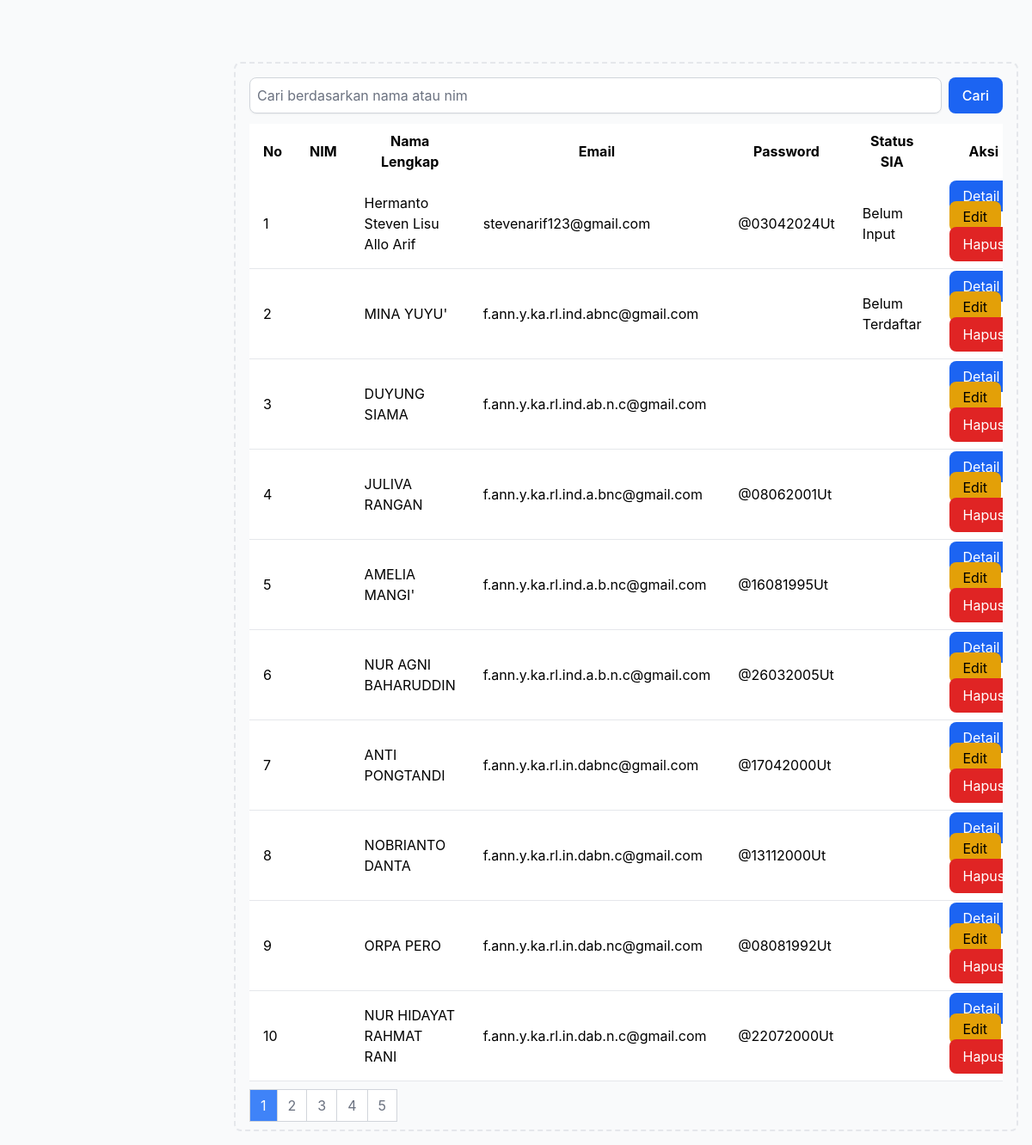
Before: /admin/data_mahasiswa/index.php (signed in) with the older database file.
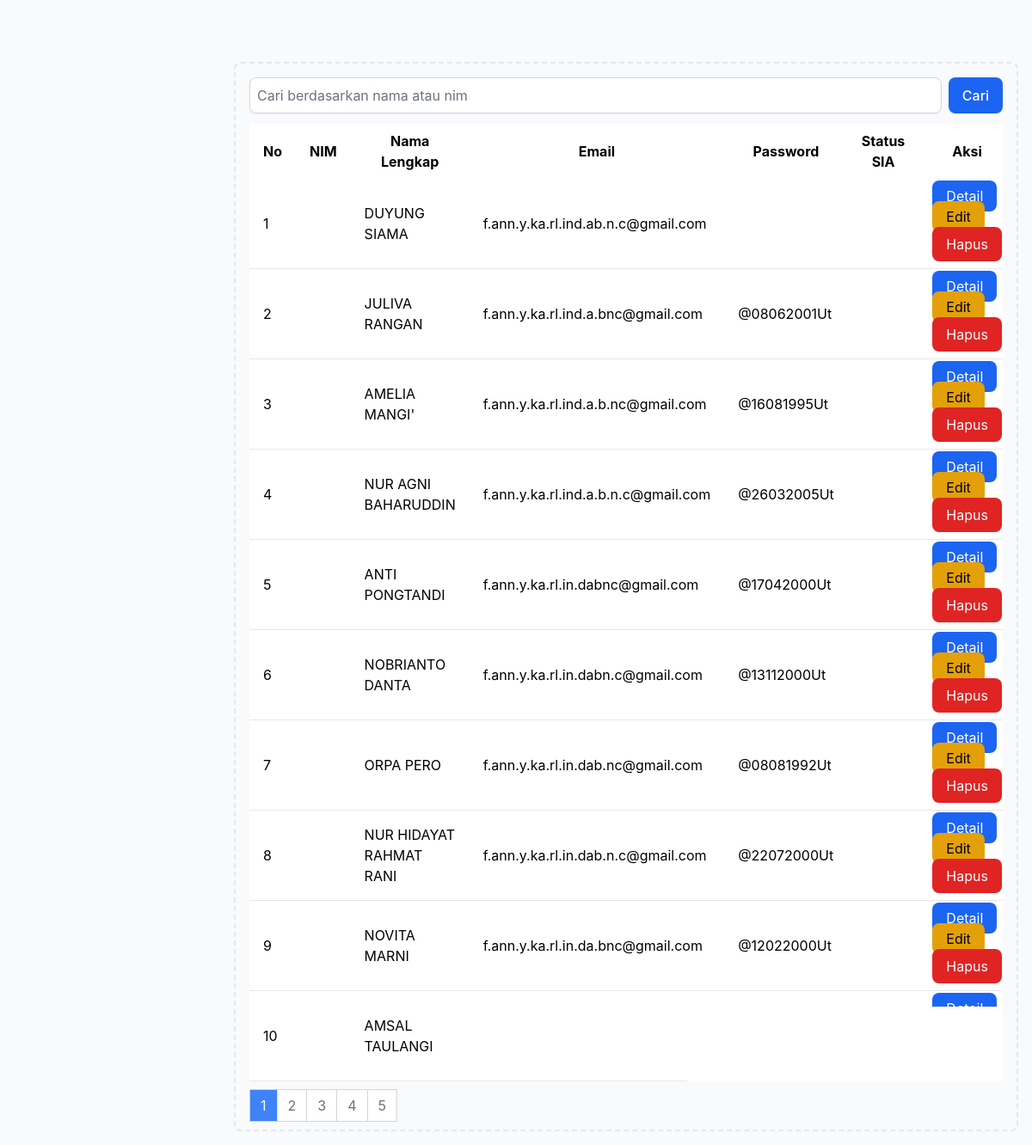
After: the same page with the newer database file.
### tables this page shows
CREATE TABLE `mahasiswa` (
  `No` int(11) NOT NULL AUTO_INCREMENT,
  `Nim` text NOT NULL,
  `JalurProgram` enum('RPL','Reguler') NOT NULL,
  `NamaLengkap` varchar(100) NOT NULL,
  `TempatLahir` varchar(50) DEFAULT NULL,
  `TanggalLahir` date DEFAULT NULL,
  `NamaIbuKandung` varchar(100) DEFAULT NULL,
  `NIK` varchar(16) DEFAULT NULL,
  `Jurusan` varchar(50) DEFAULT NULL,
  `NomorHP` varchar(15) DEFAULT NULL,
  `Email` varchar(255) DEFAULT NULL,
  `Password` varchar(20) NOT NULL,
  `Agama` varchar(20) NOT NULL,
  `JenisKelamin` varchar(20) NOT NULL,
  `StatusPerkawinan` varchar(20) NOT NULL,
  `NomorHPAlternatif` varchar(15) DEFAULT NULL,
  `NomorIjazah` varchar(20) DEFAULT NULL,
  `TahunIjazah` year(4) DEFAULT NULL,
  `NISN` varchar(10) DEFAULT NULL,
  `LayananPaketSemester` varchar(20) NOT NULL,
  `DiInputOleh` varchar(50) DEFAULT NULL,
  `DiInputPada` datetime DEFAULT current_timestamp(),
  `DiEditPada` datetime NOT NULL DEFAULT current_timestamp(),
  `STATUS_INPUT_SIA` varchar(50) NOT NULL,
  PRIMARY KEY (`No`),
  UNIQUE KEY `NIK` (`NIK`)
);

### admin/data_mahasiswa/index.php (the view, shortened to what the changed rows need)
<?php
require_once "../koneksi.php";
$keyword = "";
$mahasiswa = [];
$jumlah_data_per_halaman = isset($_GET['jumlah_data_per_halaman']) ? $_GET['jumlah_data_per_halaman'] : 10;
if ($jumlah_data_per_halaman == 'all') {
    $limit_sql = "";
} else {
    $halaman_saat_ini = isset($_GET['halaman']) ? $_GET['halaman'] : 1;
    $offset = ($halaman_saat_ini - 1) * (int)$jumlah_data_per_halaman;
    $limit_sql = "LIMIT $offset, $jumlah_data_per_halaman";
}
$query = "SELECT * FROM mahasiswa WHERE NamaLengkap LIKE '%$keyword%' OR NIM LIKE '%$keyword%' ORDER BY No DESC $limit_sql";
$result = mysqli_query($koneksi, $query);
while ($row = mysqli_fetch_assoc($result)) {
  $mahasiswa[] = $row;
}
$query_total = "SELECT COUNT(*) AS total FROM mahasiswa WHERE NamaLengkap LIKE '%$keyword%' OR NIM LIKE '%$keyword%'";
$result_total = mysqli_query($koneksi, $query_total);
$row_total = mysqli_fetch_assoc($result_total);
$total_data = $row_total['total'];
?>
<!DOCTYPE html>
<html lang="en">
<head>
    <link href="https://cdnjs.cloudflare.com/ajax/libs/flowbite/2.3.0/flowbite.min.css" rel="stylesheet">
</head>
<body class="bg-gray-50 dark:bg-gray-900">
    <div class="p-4 sm:ml-64">
        <div class="p-4 border-2 border-gray-200 border-dashed rounded-lg dark:border-gray-700 mt-14">
            <div id="content">
                <?php if (count($mahasiswa) > 0) { ?>
                    <div class="overflow-x-auto">
                        <table class="min-w-full bg-white dark:bg-gray-800">
                            <thead>
                                <tr>
                                    <th class="px-4 py-2">No</th>
                                    <th class="px-4 py-2">NIM</th>
                                    <th class="px-4 py-2">Nama Lengkap</th>
                                    <th class="px-4 py-2">Email</th>
                                    <th class="px-4 py-2">Password</th>
                                    <th class="px-4 py-2">Status SIA</th>
                                    <th class="px-4 py-2">Aksi</th>
                                </tr>
                            </thead>
                            <tbody>
                                <?php
                                $no = 1;
                                foreach ($mahasiswa as $mhs) {
                                    ?>
                                    <tr class="bg-white border-b dark:bg-gray-800 dark:border-gray-700">
                                        <td class="px-4 py-2"><?php echo $no++; ?></td>
                                        <td class="px-4 py-2"><?php echo $mhs['NIM']; ?></td>
                                        <td class="px-4 py-2"><?php echo stripcslashes($mhs['NamaLengkap']); ?></td>
                                        <td class="px-4 py-2"><?php echo $mhs['Email']; ?></td>
                                        <td class="px-4 py-2"><?php echo $mhs['Password']; ?></td>
                                        <td class="px-4 py-2"><?php echo $mhs['STATUS_INPUT_SIA']; ?></td>
                                        <td class="px-4 py-2">
                                            <a href="lihat_data_mahasiswa.php?No=<?php echo $mhs['No']; ?>" class="px-4 py-2 bg-blue-600 text-white rounded-lg hover:bg-blue-700">Detail</a>
                                            <a href="edit_data.php?No=<?php echo $mhs['No']; ?>" class="px-4 py-2 bg-yellow-400 text-black rounded-lg hover:bg-yellow-500">Edit</a>
                                            <button type="button" class="px-4 py-2 bg-red-600 text-white rounded-lg hover:bg-red-700" data-modal-toggle="exampleModal">Hapus</button>
                                        </td>
                                    </tr>
                                    <?php
                                }
                                ?>
                            </tbody>
                        </table>
                    </div>
                    <nav aria-label="Page navigation example" class="mt-4">
                        <ul class="inline-flex -space-x-px">
                            <?php
                            $jumlah_halaman = ceil($total_data / $jumlah_data_per_halaman);
                            for ($i = 1; $i <= $jumlah_halaman; $i++) {
                                if ($i == $halaman_saat_ini) {
                                    $active = "bg-blue-500 text-white";
                                } else {
                                    $active = "bg-white text-gray-500 hover:bg-gray-100 hover:text-gray-700";
                                }
                                ?>
                                <li>
                                    <a href="index.php?halaman=<?php echo $i; ?>&jumlah_data_per_halaman=<?php echo $jumlah_data_per_halaman; ?>" class="px-3 py-2 leading-tight <?php echo $active; ?> border border-gray-300">
                                        <?php echo $i; ?>
                                    </a>
                                </li>
                                <?php
                            }
                            ?>
                        </ul>
                    </nav>
                <?php
                } else {
                    ?>
                    <div class="alert alert-warning" role="alert">
                        Data tidak ditemukan
                    </div>
                <?php
                }
                ?>
            </div>
        </div>
    </div>
</body>
</html>

Changed rows visible on the page:
removed mahasiswa: NamaLengkap "Hermanto Steven Lisu Allo Arif", Email "stevenarif123@gmail.com", Password "@03042024Ut", STATUS_INPUT_SIA "Belum Input"
removed mahasiswa: NamaLengkap "MINA YUYU'", Email "f.ann.y.ka.rl.ind.abnc@gmail.com", STATUS_INPUT_SIA "Belum Terdaftar"
now on this page (row unchanged): mahasiswa: NamaLengkap "NOVITA MARNI", Email "f.ann.y.ka.rl.in.da.bnc@gmail.com", Password "@12022000Ut"
now on this page (row unchanged): mahasiswa: NamaLengkap "AMSAL TAULANGI"
